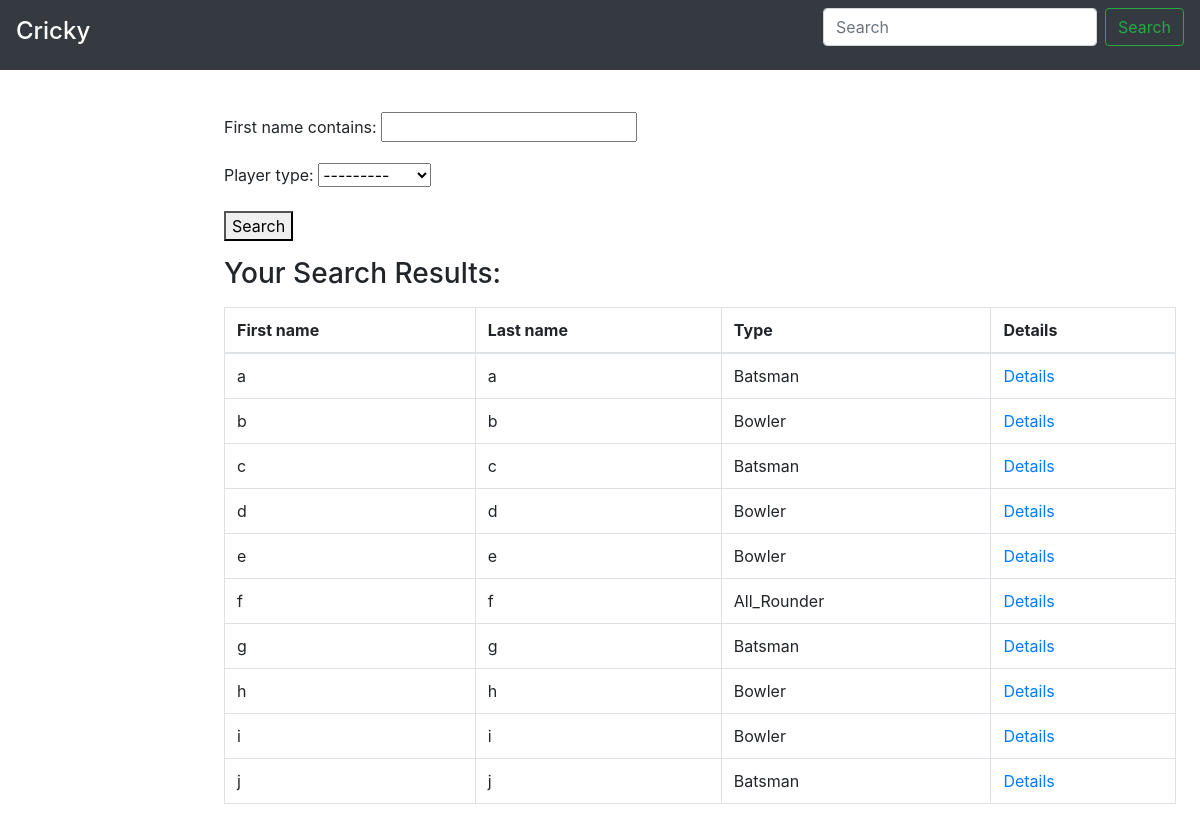
The page /search/players/ on the database its author committed.
### player/models.py (models this page shows, shortened)
class Player(User):
    PLAYER_TYPE_CHOICES = [
        ('Batsman', 'Batsman'),
        ('Bowler', 'Bowler'),
        ('All_Rounder', 'All_Rounder')
    ]
    image = models.ImageField( upload_to='players' ,default='players/no.png')
    player_type = models.CharField(max_length=11, choices=PLAYER_TYPE_CHOICES)
    phone_no = models.CharField(max_length=10, null=True, blank=True)
    nationality = models.CharField(max_length=20, null=True, blank=True)
    state = models.CharField(max_length=20, null=True, blank=True)
    district = models.CharField(max_length=20, null=True, blank=True)
    dob = models.DateField(null=True, blank=True)
    active = models.BooleanField(default=False)

### search/views.py (the view)
# urls.py: path('players/', views.search_players, name='search_players'),
def search_players(request):
        players = Player.objects.all()
        players_filter = PlayerFilter(request.GET, queryset=players)
        try:
            player = Player.objects.get(pk=request.user.id)
            context = {'players': players, 'P': player, 'filter': players_filter}
        except Exception:
            try:
                o = Organizer.objects.get(pk=request.user.id)
                context = {'players': players, 'O': o, 'filter': players_filter}
            except Exception:
                context ={'players': players, 'P': None, 'filter': players_filter}
        return render(request, 'search/search_players.html', context)

### search/templates/search/search_players.html (shortened to what this page needs)
{% extends 'search/base.html' %}
{% block body %}
     <main role="main" class="col-md-9 ml-sm-auto col-lg-10 pt-3 px-4">
      <form method="get">
       {{ filter.form.as_p }}
        <button type="submit">Search</button>
      </form>
    <p><h3>Your Search Results:</h3></p>
      <table class="table table-bordered">
        <thead>
          <tr>
            <th>First name</th>
            <th>Last name</th>
            <th>Type</th>
              <th>Details</th>
          </tr>
        </thead>
        <tbody>
          {% for player in filter.qs %}
            <tr>
              <td>{{ player.first_name }}</td>
              <td>{{ player.last_name }}</td>
              <td>{{ player.player_type }}</td>
              <td><a href="{% url 'search:player_details' player.id %}">Details</a></td>
            </tr>
          {% empty %}
            <tr>
              <td colspan="5">No data</td>
            </tr>
          {% endfor %}
        </tbody>
      </table>
      </main>
{% endblock %}

### rows shown on the page
Player: first_name "a", last_name "a", player_type "Batsman"
Player: first_name "b", last_name "b", player_type "Bowler"
Player: first_name "c", last_name "c", player_type "Batsman"
Player: first_name "d", last_name "d", player_type "Bowler"
Player: first_name "e", last_name "e", player_type "Bowler"
Player: first_name "f", last_name "f", player_type "All_Rounder"
Player: first_name "g", last_name "g", player_type "Batsman"
Player: first_name "h", last_name "h", player_type "Bowler"
Player: first_name "i", last_name "i", player_type "Bowler"
Player: first_name "j", last_name "j", player_type "Batsman"
